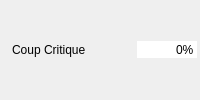
       <widget class="QWidget" name="widget_cc" native="true">
        <property name="minimumSize">
         <size>
          <width>200</width>
          <height>26</height>
         </size>
        </property>
        <layout class="QHBoxLayout" name="horizontalLayout_3">
         <property name="spacing">
          <number>2</number>
         </property>
         <property name="leftMargin">
          <number>3</number>
         </property>
         <property name="topMargin">
          <number>3</number>
         </property>
         <property name="rightMargin">
          <number>3</number>
         </property>
         <property name="bottomMargin">
          <number>3</number>
         </property>
         <item>
          <widget class="QLabel" name="label_5">
           <property name="text">
            <string/>
           </property>
           <property name="pixmap">
            <pixmap resource="../../resources/resources.qrc">:/images/Aptitudes/critique.png</pixmap>
           </property>
          </widget>
         </item>
         <item>
          <widget class="QLabel" name="label_cc">
           <property name="text">
            <string>Coup Critique</string>
           </property>
          </widget>
         </item>
         <item>
          <spacer name="horizontalSpacer_4">
           <property name="orientation">
            <enum>Qt::Horizontal</enum>
           </property>
           <property name="sizeHint" stdset="0">
            <size>
             <width>37</width>
             <height>12</height>
            </size>
           </property>
          </spacer>
         </item>
         <item>
          <widget class="QSpinBox" name="sp_cc">
           <property name="focusPolicy">
            <enum>Qt::NoFocus</enum>
           </property>
           <property name="autoFillBackground">
            <bool>true</bool>
           </property>
           <property name="frame">
            <bool>false</bool>
           </property>
           <property name="alignment">
            <set>Qt::AlignRight|Qt::AlignTrailing|Qt::AlignVCenter</set>
           </property>
           <property name="buttonSymbols">
            <enum>QAbstractSpinBox::NoButtons</enum>
           </property>
           <property name="suffix">
            <string>%</string>
           </property>
           <property name="minimum">
            <number>-999999</number>
           </property>
           <property name="maximum">
            <number>9999999</number>
           </property>
           <property name="stepType">
            <enum>QAbstractSpinBox::DefaultStepType</enum>
           </property>
          </widget>
         </item>
        </layout>
       </widget>
